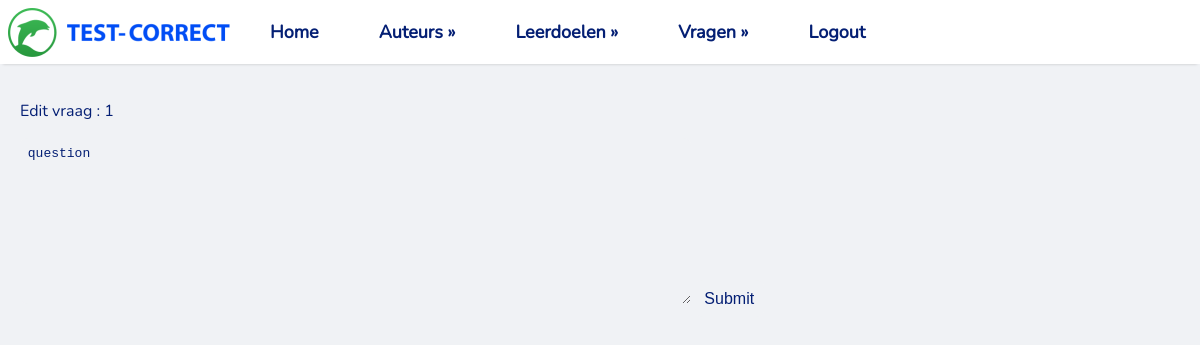
Before: /update_web/1 with the older database file.
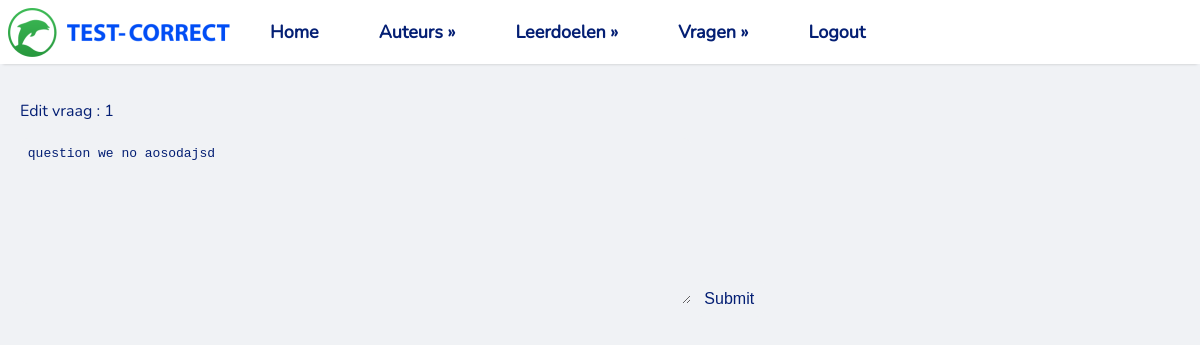
After: the same page with the newer database file.
### tables this page shows
CREATE TABLE `vragen` (
  `id` integer NOT NULL
,  `leerdoel` integer DEFAULT NULL
,  `vraag` text NOT NULL
,  `auteur` integer DEFAULT NULL
);

### app.py (the view)
@app.route("/update_web/<id>")
def update_HTML_errors(id=None):
    vraag = dbm.get_vraag((id))
    tables = dbm.get_table_list()
    rows, column_names = dbm.get_allhtmlcodes()
    return render_template("HTML_edit.html", id=id, rows=rows,
                           column_names=column_names, table_list=tables, vraag=vraag)

### lib/tablemodel.py (called while the page is built)
    def get_table_list(self):
        cursor = sqlite3.connect(self.database_file).cursor()
        cursor.execute("SELECT name FROM sqlite_master WHERE type='table'")
        tables = [table[0] for table in cursor.fetchall()]
        return tables

    def get_allhtmlcodes(self):
        cursor = sqlite3.connect(self.database_file).cursor()
        cursor.execute("SELECT id,vraag FROM vragen WHERE vraag LIKE '%&%' "
                       "OR vraag LIKE '%<%' OR vraag LIKE '%>%' OR vraag LIKE '%nbsp%';")
        allhtml_error_header = [column_name[0] for column_name in cursor.description]
        all_error_content = cursor.fetchall()
        return all_error_content, allhtml_error_header

    def get_vraag(self,id):
        cursor = sqlite3.connect(self.database_file).cursor()
        cursor.execute("SELECT vraag FROM vragen WHERE id = ?;", (id,))
        vraag = cursor.fetchone()[0]
        return vraag

### templates/HTML_edit.html (shortened to what this page needs)
<!DOCTYPE html>
<html lang="en">
<head>
    <link rel="stylesheet" href="/static/basic.css" type="text/css">
</head>
<body>
{% include "/Navbar.html" %}
<main>
    <p>Edit vraag :  {{id}}</p>
    <form action="/update_vraag/{{id}}" method="post">
        <textarea type="text" name="vraag" rows="10" cols="80" autofocus  required>{{vraag}}</textarea>
        <input type="submit" value="Submit" name="submit">
    </form>
</main>
</body>
</html>

### templates/Navbar.html (shortened to what this page needs)
<nav>
    <ul>
        <li><img src="/static/test-correct.png"></li>
        <li><a href="/home">Home</a></li>
        <li>
            <a>Auteurs</a>
        </li>
        <li>
            <a>Leerdoelen</a>
        </li>
        <li>
            <a>Vragen</a>
        </li>
        <li><a href='/'>Logout</a></li>
    </ul>
</nav>

### static/basic.css (style rules this page uses)
* { box-sizing: border-box }
:root { --sans: 1em/1.6 system-ui, -apple-system, BlinkMacSystemFont, Segoe UI, Roboto, Oxygen, Ubuntu, Cantarell, Droid Sans, Helvetica Neue, Fira Sans, sans-serif; --mono: SFMono-Regular, Consolas, 'Liberation Mono', Menlo, Courier, 'Courier New', monospace; --font-nunito: url("../static/fonts/Nunito-Regular.ttf"); --c1: #ffffff; --c2: #f0f2f5; --c3: #f0f2f5; --c4: #041f74; --c5:#000; --c6: #000000; --m1: 8px; --rc: 8px; }
html { -ms-text-size-adjust: 100%; -webkit-text-size-adjust: 100%; }
body { margin: 100px 0 0; font-family: 'Nunito', serif; font-weight: 400; font-style: normal; text-rendering: optimizeLegibility; -webkit-font-smoothing: antialiased; background-color: var(--c3); color: var(--c4); }
nav { margin:0px auto 500px; box-shadow: 0 3px 3px -3px rgba(0, 0, 0, .2); width:100%; height:auto; display:inline-block; background:var(--c1); position:fixed; top:0; }
nav ul { margin:0;padding:0; list-style-type:none; float:left; display:inline-block; }
nav ul li { position:relative; margin:0 20px 0 0; float:left; display:inline-block; }
li > a:after { content: ' »'; }
li > a:only-child:after { content: ''; }
nav ul li a { padding:20px; display:inline-block; color: #041f74; text-decoration:none; font-weight:bold; font-size: 18px }
img, iframe { border: none; max-width: 100% }
pre,code,input,select,textarea,button,img { border-radius: var(--rc) }
input, select, textarea { font-size: 1em; color:var(--c4); background: var(--c2); border: 0; padding: 0.6em }
main,footer { margin: 0; width: auto; text-align: left; align-items: left; padding: 0 20px; }

Changed rows visible on the page:
changed vragen: vraag "question" → "question we no aosodajsd"
